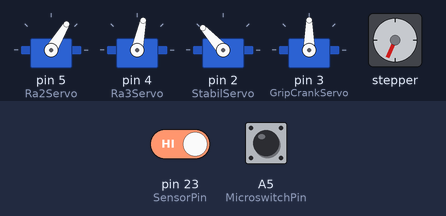
Recording of a sketch running on a simulated Arduino Mega 2560, built with avr-gcc and run on an emulated ATmega2560. Parts: 4 × servo, stepper motor. The inputs (shaded band) are chosen by the test bench; at power-on: pin 23 (SensorPin) HIGH, A5 (MicroswitchPin) HIGH. Stepper angles assume 400 steps per turn. At 16.7 s the program stops and its outputs stay as they are.

Above: at 3.0 s.
3.1 s: pin 23 (SensorPin) driven LOW
At 3.5 s:
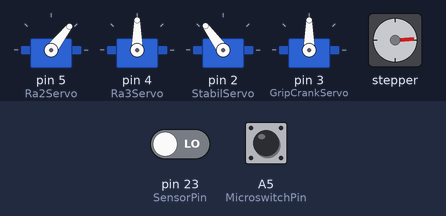
At 17.1 s:
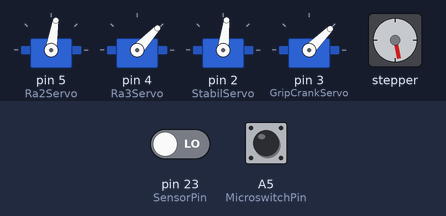
Timing chart, 0 to 18.2 s (numbered marks = the images above; inputs shaded):
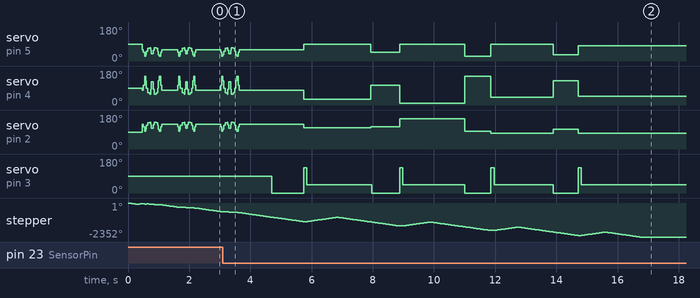

Measured:
- after the input at 3.1 s, servo on pin 3 (GripCrankServo): 90° → 0° after 1.6 s, then repeats every 3.1 s: 135° 0.10 s, 45° 2.1 s, 0° 0.92 s

The sketch:

PAP_Code.ino
```cpp
#include <Stepper.h>
#include <Servo.h>

int stepsPerRevolution = 400;
int motSpeed = 50;
int SensorPin = 23;
int in1Pin = 22;
int in2Pin = 6;
int in3Pin = 7;
int in4Pin = 8;
int sensorState = 0, lastState = 0;
int MicroswitchPin = A5; //Microswitch Pin read
int MicroswitchState = digitalRead(MicroswitchPin);
int i=1;
int Ra1Pos=49;

Stepper Ra1Stepper (stepsPerRevolution, 22,6,7,8);
Servo Ra2Servo;
Servo Ra3Servo;
Servo StabilServo;
Servo GripCrankServo;

void setup() {

Ra1Stepper.setSpeed(motSpeed);
pinMode(in1Pin, OUTPUT);
pinMode(in2Pin, OUTPUT);
pinMode(in3Pin, OUTPUT);
pinMode(in4Pin,OUTPUT);

pinMode(MicroswitchPin, INPUT); //microswitch pin Output
digitalWrite(MicroswitchPin, HIGH); //Output normal high reading from Ms

pinMode(SensorPin, INPUT);
digitalWrite(SensorPin, HIGH);

Ra2Servo.attach(5);

Ra3Servo.attach(4);

StabilServo.attach(2);

GripCrankServo.attach(3);

Serial.begin(9600);
}

void loop() {
 sensorState = digitalRead(SensorPin);

 //Home The Stepper
 while (MicroswitchState == HIGH) { //initial honing
 Ra1Stepper.step(10);
 delay(10);
 }
Ra1Stepper.step(-100); //beginning zeroing homing

 //1
 Ra1Pos = Ra1Pos; //+step change
Ra1Stepper.step(Ra1Pos);
Ra2Servo.write(59);
Ra3Servo.write(78);
StabilServo.write(132);
delay(10);
if (sensorState == LOW) {
  GripCrankServo.write(0);
 Place();
 }

//2
Ra1Pos = Ra1Pos-12; //+step change
Ra1Stepper.step(-12);
Ra2Servo.write(46);
Ra3Servo.write(105);
StabilServo.write(119);
delay(10);
if (sensorState == LOW) {
  GripCrankServo.write(0);
 Place();
 }

//3
 Ra1Pos = Ra1Pos-7; //+step change
Ra1Stepper.step(-7);
Ra2Servo.write(25);
Ra3Servo.write(151);
StabilServo.write(94);
delay(10);
if (sensorState == LOW) {
  GripCrankServo.write(0);
 Place();
 }

//4
Ra1Pos = Ra1Pos-11; //+step change
Ra1Stepper.step(-11);
Ra2Servo.write(34);
Ra3Servo.write(129);
StabilServo.write(105);
delay(10);
if (sensorState == LOW) {
  GripCrankServo.write(0);
 Place();
 }
//5
Ra1Pos = Ra1Pos+5; //+step change
Ra1Stepper.step(5);
Ra2Servo.write(52);
Ra3Servo.write(90);
StabilServo.write(126);
delay(10);
if (sensorState == LOW) {
  GripCrankServo.write(0);
 Place();
 }

 //6
 Ra1Pos = Ra1Pos+10; //+step change
Ra1Stepper.step(10);
Ra2Servo.write(67);
Ra3Servo.write(64);
StabilServo.write(139);
delay(10);
if (sensorState == LOW) {
  GripCrankServo.write(0);
 Place();
 }

//7
Ra1Pos = Ra1Pos-22; //+step change
Ra1Stepper.step(-22);
Ra2Servo.write(71);
Ra3Servo.write(56);
StabilServo.write(142);
delay(10);
if (sensorState == LOW) {
  GripCrankServo.write(0);
 Place();
 }

//8
Ra1Pos = Ra1Pos-4; //+step change
Ra1Stepper.step(-4);
Ra2Servo.write(56);
Ra3Servo.write(84);
StabilServo.write(129);
delay(10);
if (sensorState == LOW) {
  GripCrankServo.write(0);
 Place();
 }

//9
Ra1Pos = Ra1Pos-2; //+step change
Ra1Stepper.step(-2);
Ra2Servo.write(38);
Ra3Servo.write(122);
StabilServo.write(110);
delay(10);
if (sensorState == LOW) {
  GripCrankServo.write(0);
 Place();
 }

 //10
Ra1Pos = Ra1Pos-12; //+step change
Ra1Stepper.step(-12);
Ra2Servo.write(38);
Ra3Servo.write(122);
StabilServo.write(110);
delay(10);
if (sensorState == LOW) {
  GripCrankServo.write(0);
 Place();
 }

//11
Ra1Pos = Ra1Pos-2; //+step change
Ra1Stepper.step(-2);
Ra2Servo.write(56);
Ra3Servo.write(84);
StabilServo.write(129);
delay(10);
if (sensorState == LOW) {
  GripCrankServo.write(0);
 Place();
 }

//12
Ra1Pos = Ra1Pos-4; //+step change
Ra1Stepper.step(-4);
Ra2Servo.write(71);
Ra3Servo.write(56);
StabilServo.write(142);
delay(10);
if (sensorState == LOW) {
  GripCrankServo.write(0);
 Place();
 }

  //13
   Ra1Pos = Ra1Pos-22; //+step change
Ra1Stepper.step(-22);
Ra2Servo.write(67);
Ra3Servo.write(64);
StabilServo.write(139);
delay(10);
if (sensorState == LOW) {
  GripCrankServo.write(0);
 Place();
 }

//14
Ra1Pos = Ra1Pos+10; //+step change
Ra1Stepper.step(10);
Ra2Servo.write(52);
Ra3Servo.write(90);
StabilServo.write(126);
delay(10);
if (sensorState == LOW) {
  GripCrankServo.write(0);
 Place();
 }

//15
Ra1Pos = Ra1Pos+5; //+step change
Ra1Stepper.step(5);
Ra2Servo.write(34);
Ra3Servo.write(129);
StabilServo.write(105);
delay(10);
if (sensorState == LOW) {
  GripCrankServo.write(0);
 Place();
}

//16
Ra1Pos = Ra1Pos-11; //+step change
Ra1Stepper.step(-11);
Ra2Servo.write(25);
Ra3Servo.write(151);
StabilServo.write(94);
delay(10);
if (sensorState == LOW) {
  GripCrankServo.write(0);
 Place();
 }

//17
Ra1Pos = Ra1Pos-7; //+step change
Ra1Stepper.step(-7);
Ra2Servo.write(46);
Ra3Servo.write(105);
StabilServo.write(119);
delay(10);
if (sensorState == LOW) {
  GripCrankServo.write(0);
 Place();
 }

//18
Ra1Pos = Ra1Pos-12; //+step change
Ra1Stepper.step(-12);
Ra2Servo.write(59);
Ra3Servo.write(78);
StabilServo.write(132);
delay(10);
if (sensorState == LOW) {
  GripCrankServo.write(0);
 Place();
 }
}

void Place() {

if(i==1){

 while (MicroswitchState == HIGH) { //initial honing
 Ra1Stepper.step(10);
 delay(10);
 }

Ra1Stepper.setSpeed(motSpeed);//go to dropoff
Ra1Stepper.step(-344);
Ra2Servo.write(90);
Ra3Servo.write(30);
StabilServo.write(113);

GripCrankServo.write(135);//drop payload
delay(100);
GripCrankServo.write(45);

Ra1Stepper.setSpeed(motSpeed);//go back to hone to dropoff
Ra1Stepper.step(334);

 while (MicroswitchState == HIGH) { //final honing
 Ra1Stepper.step(10);
 delay(10);
 }
 Ra1Stepper.step(-100);//return to "zero"
Ra1Stepper.step(Ra1Pos);
 i=i+1;     // make the function go to the second hole next time
 return;   // exit funciton and re-enter code
 }


else if(i==2){
  while (MicroswitchState == HIGH) { //initial honing
 Ra1Stepper.step(10);
 delay(10);
 }

Ra1Stepper.setSpeed(motSpeed);//go to dropoff
Ra1Stepper.step(-310);
Ra2Servo.write(90);
Ra3Servo.write(9);
StabilServo.write(159);

GripCrankServo.write(135);//drop payload
delay(100);
GripCrankServo.write(45);

Ra1Stepper.setSpeed(motSpeed);//go back to hone to dropoff
Ra1Stepper.step(300);

 while (MicroswitchState == HIGH) { //final honing
 Ra1Stepper.step(10);
 delay(10);
 }
 Ra1Stepper.step(-100);//return to "zero"
 Ra1Stepper.step(Ra1Pos);

 i=i+1;     // make the function go to the second hole next time
 return;   // exit funciton and re-enter code
}


else if(i==3){
  while (MicroswitchState == HIGH) { //initial honing
 Ra1Stepper.step(10);
 delay(10);
 }

Ra1Stepper.setSpeed(motSpeed);//go to dropoff
Ra1Stepper.step(-285);
Ra2Servo.write(90);
Ra3Servo.write(42);
StabilServo.write(83);

GripCrankServo.write(135);//drop payload
delay(100);
GripCrankServo.write(45);

Ra1Stepper.setSpeed(motSpeed);//go back to hone to dropoff
Ra1Stepper.step(260);

 while (MicroswitchState == HIGH) { //final honing
 Ra1Stepper.step(10);
 delay(10);
 }
 Ra1Stepper.step(-100);//return to "zero"
Ra1Stepper.step(Ra1Pos);
 i=i+1;     // make the function go to the second hole next time
 return;   // exit funciton and re-enter code
}


else if(i==4){
  while (MicroswitchState == HIGH) { //initial honing
 Ra1Stepper.step(10);
 delay(10);
 }

Ra1Stepper.setSpeed(motSpeed);//go to dropoff
Ra1Stepper.step(-271);
Ra2Servo.write(81);
Ra3Servo.write(47);
StabilServo.write(83);

GripCrankServo.write(135);//drop payload
delay(100);
GripCrankServo.write(45);

Ra1Stepper.setSpeed(motSpeed);//go back to hone to dropoff
Ra1Stepper.step(260);

 while (MicroswitchState == HIGH) { //final honing
 Ra1Stepper.step(10);
 delay(10);
 }
 Ra1Stepper.step(-100);//return to "zero"
 Ra1Stepper.step(Ra1Pos);

 i=i+1;     // make the function go to the second hole next time
  while (1==1)
    {
  // WAIT FOR BUTTON TO RESTART
    }
 }
}
```
